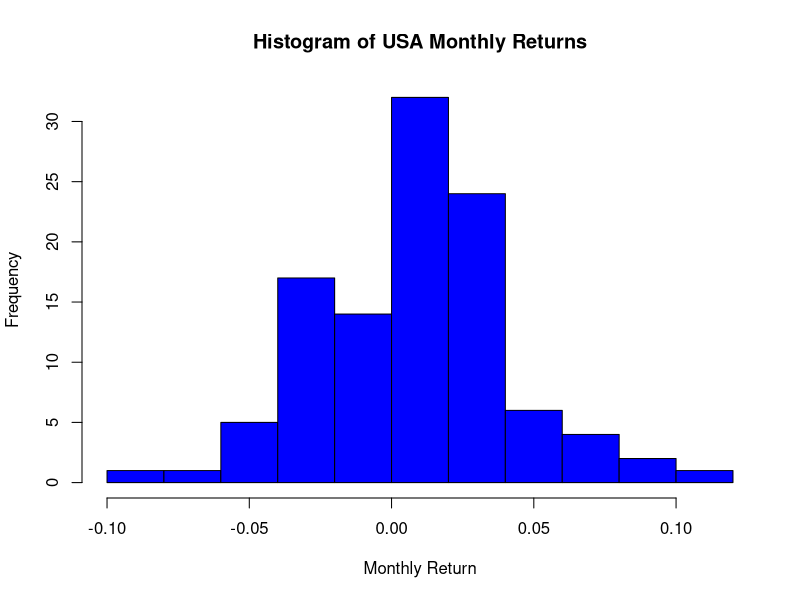
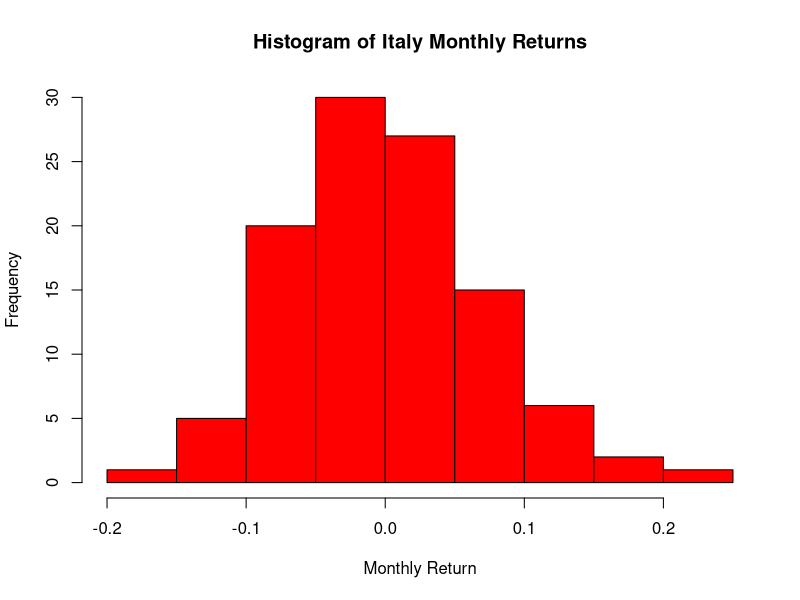
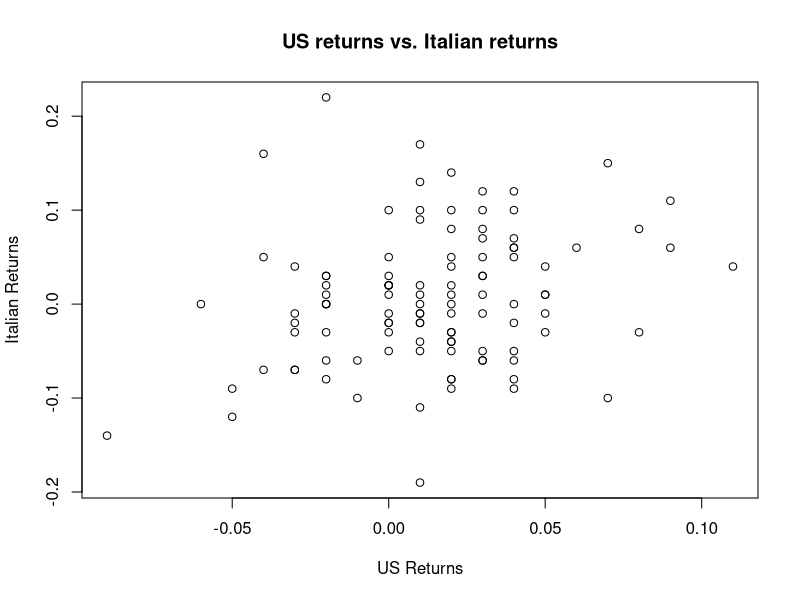
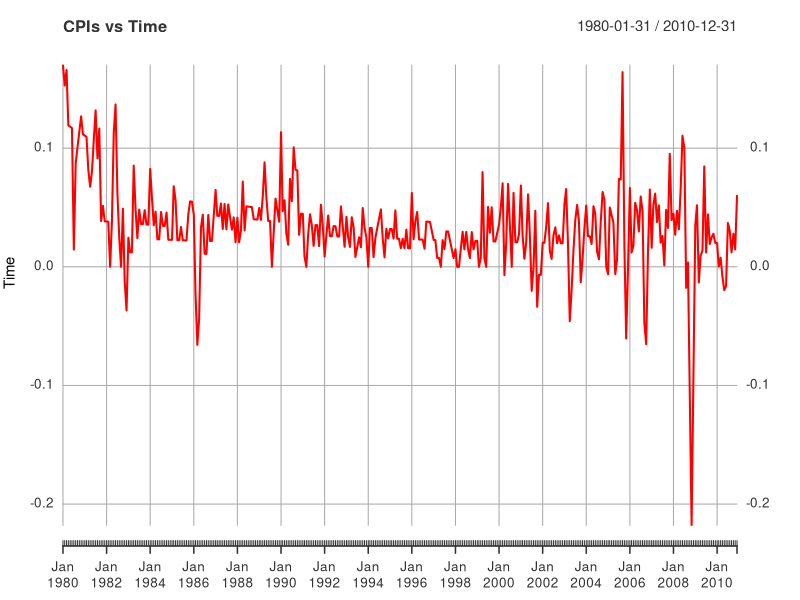
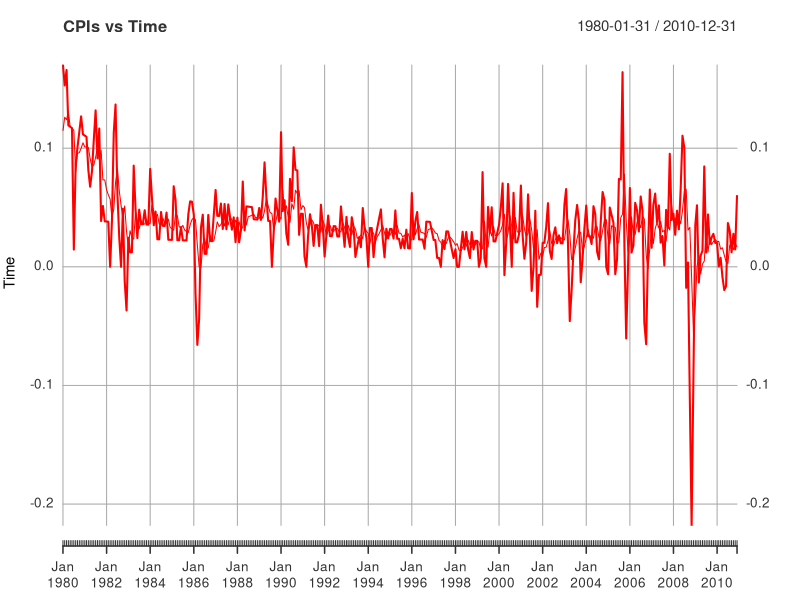
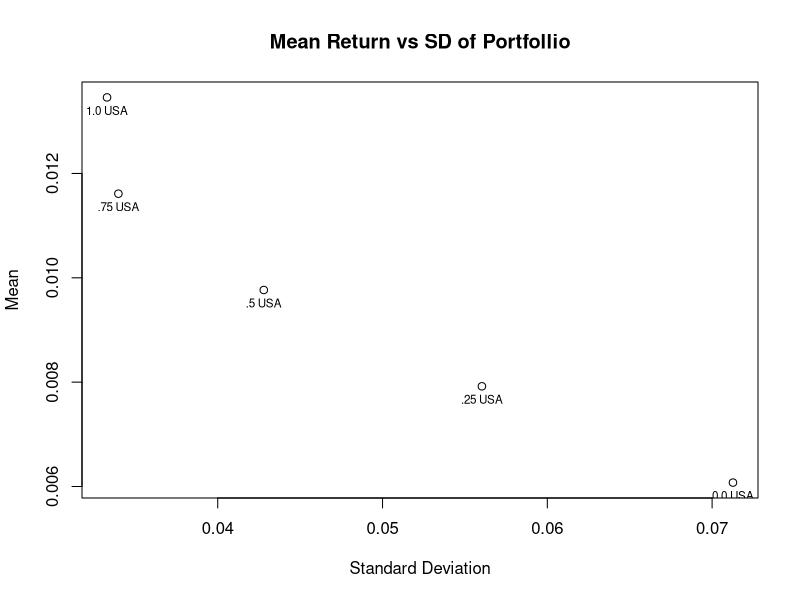

Here is the R script that generated these plots, in order:
## ---- chunk 1
library(xts)
setwd("/Users/zachfogelson/Developer/FTAP Stats HW")
# Assuming that conret is in current working directory
conret <- read.csv("conret.csv", header = TRUE)

titles <- "Histogram of %s Monthly Returns"
xlabel <- "Monthly Return"

# USA
hist(conret$usa, 
     main   = sprintf(sprintf(titles, "USA")), 
     xlab   = xlabel, 
     border ="black", 
     col    = "blue",
     breaks = 10)

# Italy
hist(conret$italy, 
     main   = sprintf(titles, "Italy"), 
     xlab   = xlabel, 
     border = "black", 
     col    = "red",
     breaks = 10)
## ---- chunk 2
# USA
print(mean(conret$usa))  # 0.01345794
print(sd(conret$usa))  # 0.03328275

# Italy
print(mean(conret$italy))  # 0.006074766
print(sd(conret$italy))  # 0.07126561
## ---- chunk 3
getRange <- function(m, s){
  list(low <- m - 2 * s, high <- m + 2 * s)
}

percentageResultsInRange <- function(arr, r){
    acceptable <- arr[arr > r[1] & arr < r[2]]
    length(acceptable) / length(arr)
}

usaRange <- getRange(mean(conret$usa), sd(conret$usa))
italyRange <- getRange(mean(conret$italy), sd(conret$italy))

print(percentageResultsInRange(conret$usa, usaRange))  # 0.953271
print(percentageResultsInRange(conret$italy, italyRange))  # 0.9439252
## ---- chunk 4
plot(conret$usa, 
     conret$italy, 
     main = "US returns vs. Italian returns", 
     xlab = "US Returns",
     ylab = "Italian Returns")
## ---- chunk 5
print(cov(conret$usa, conret$italy, use = "all.obs"))  # 0.0005693617
print(cor(conret$usa, conret$italy, use = "all.obs"))  # 0.240043
## ---- chunk 6
oil_gdp <- read.csv("oil_gdp.csv", header = TRUE)
cpiOverTime1 = xts(x=oil_gdp$G_CPI, order.by=as.Date(oil_gdp$OBS, "%m/%d/%y"))
cpiOverTime2 = xts(x=oil_gdp$G_CPI.1, order.by=as.Date(oil_gdp$OBS, "%m/%d/%y"))

plot(as.xts(cpiOverTime1), col="red", xlab = "CPI", ylab = "Time", main = "CPIs vs Time", minor.ticks = F)
lines(as.xts(cpiOverTime2))
legend('bottomleft', c("G_CPI","G_CPI.1"), pch=1, col=c('red', 'black'), bty='o', cex=.75)
## ---- chunk 7
print(mean(oil_gdp$G_CPI))  # 0.03394408
print(var(oil_gdp$G_CPI))  # 0.001356836

print(mean(oil_gdp$G_CPI.1))  # 0.03505742
print(var(oil_gdp$G_CPI.1))  # 0.0004995316
## ---- chunk 8
print(cov(oil_gdp$G_CPI, oil_gdp$G_CPI.1, use = "all.obs"))  # 0.0004749797
print(cor(oil_gdp$G_CPI, oil_gdp$G_CPI.1, use = "all.obs"))  # 0.5769391
## ---- chunk 9
print(cor(oil_gdp$G_CPI.1[seq(length=length(oil_gdp$G_CPI)-1, from=2)],
    oil_gdp$G_CPI[seq(length=length(oil_gdp$G_CPI)-1, from=1)]))  # 0.8505302
## ---- chunk 10
conret$usaItaly <- .5 * conret$usa + .5 * conret$italy
print(mean(conret$usaItaly))  # 0.009766355
print(sd(conret$usaItaly))  # 0.04279384
## ---- chunk 11
linComboMean <- function(w1, m1, w2, m2){
  w1*m1 + w2*m2
}
linComboVar <- function(w1, sd1, w2, sd2, cr){
  w1^2 * sd1^2 + w2^2 * sd2^2 + 2 * w1 * w2 * cr * sd1 * sd2
}

print(linComboMean(.5, mean(conret$usa), .5, mean(conret$italy)))  # 0.009766355
print(linComboVar(.5, sd(conret$usa),
                  .5, sd(conret$italy),
                  cor(conret$usa, conret$italy, use = "all.obs"))^(1/2))  # 0.04279384
## ---- chunk 12
# .25 USA, .75 Italy
print(linComboMean(.25, mean(conret$usa), .75, mean(conret$italy)))  # 0.007920561
print(linComboVar(.25, sd(conret$usa),
                  .75, sd(conret$italy),
                  cor(conret$usa, conret$italy, use = "all.obs"))^(1/2))  # 0.05603179

# .75 USA, .25 Italy
print(linComboMean(.75, mean(conret$usa), .25, mean(conret$italy)))  # 0.01161215
print(linComboVar(.75, sd(conret$usa),
                  .25, sd(conret$italy),
                  cor(conret$usa, conret$italy, use = "all.obs"))^(1/2))  # 0.03397115

investRatio <- list(0, .25, .5, .75, 1)
investMean <- list()
investSD <- list()

for (el in investRatio){
  investMean <- c(investMean, linComboMean(el, mean(conret$usa), 1 - el, mean(conret$italy)))
  investSD <- c(investSD, linComboVar(el, sd(conret$usa),
                          1-el, sd(conret$italy),
                          cor(conret$usa, conret$italy, use = "all.obs"))^(1/2))
}

plot(investSD, 
     investMean, 
     main = "Mean Return vs SD of Portfollio", 
     xlab = "Standard Deviation",
     ylab = "Mean")
text(x = investSD, y = investMean, labels = c("0.0 USA", ".25 USA", ".5 USA", ".75 USA", "1.0 USA"), cex = .7, pos = 1)
